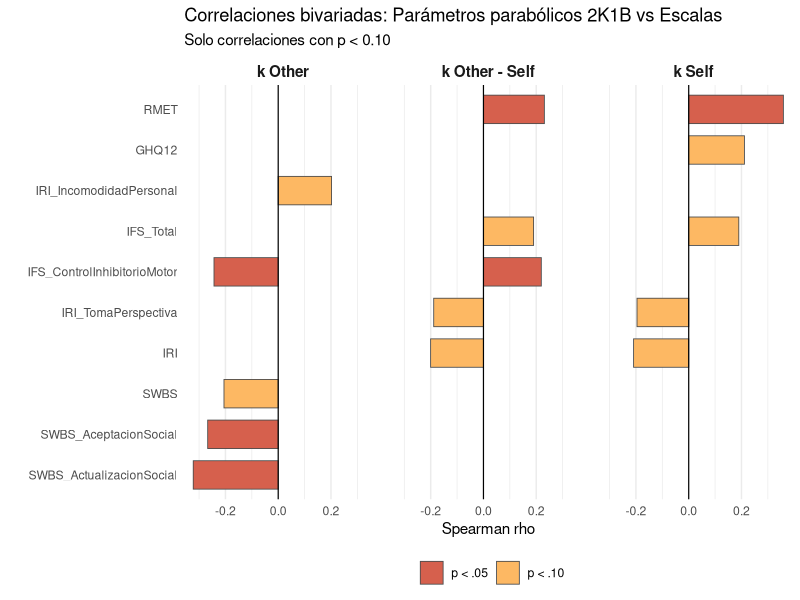
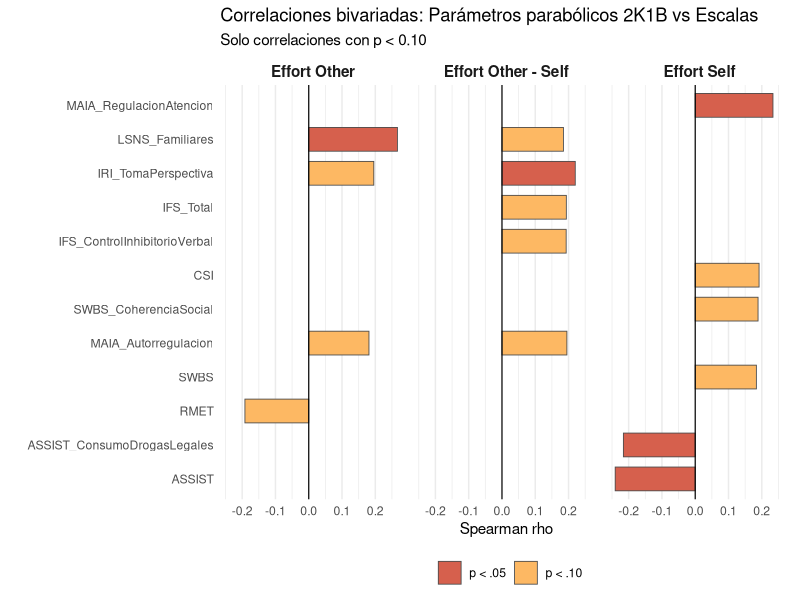
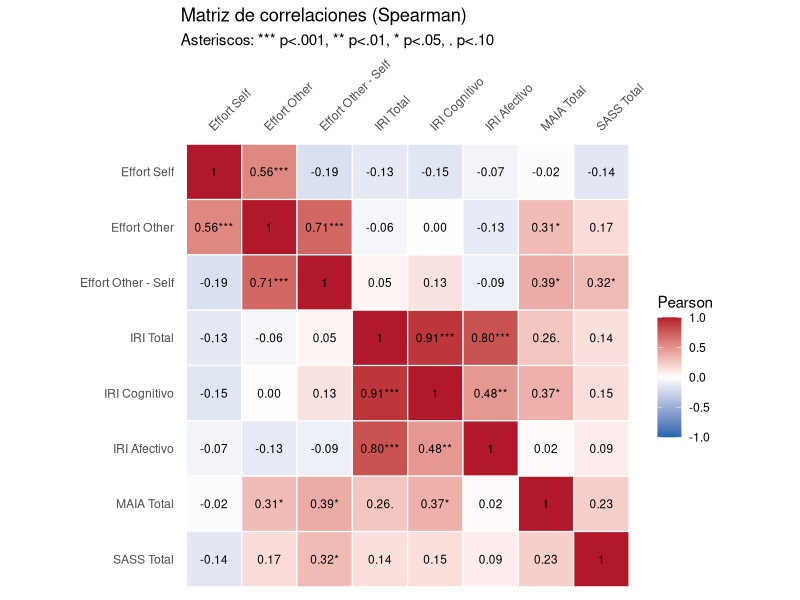

Generate these figures, in order, with R:


## Correlaciones entre parámetros del modelo parabólico 2K1B y escalas psicológicas/clínicas
# Diego Garrido Cerpa - Viña del Mar 2026


# Librerías

library(tidyverse)
library(Hmisc)

# Cargar datos
df <- read.csv("dataset_full.csv", stringsAsFactors = FALSE)

# Filtrar por grupo
# df = subset(df, grupo!="0")

# Variables dependientes (modelo parabólico) 
vd_names <- c("p_2k1b_k_self", "p_2k1b_k_other", "p_2k1b_diff_k")
vd_labels <- c(p_2k1b_k_self = "k Self", p_2k1b_k_other = "k Other", p_2k1b_diff_k = "k Other - Self")


# Escalas (totales y subdimensiones)
# Excluidas: 
# AIM_DIRt (categorica), 
# ASSIST_Total_DIRd (duplicado de ASSIST_DIRt)
# PSQQ y subdimensiones
# AIM y subdimensiones
escalas <- c(
  # Totales
  "CSI_DIRt", "GHQ12_DIRt", "IRI_DIRt", "LSNS_DIRt", "MAIA_DIRt",
  "PSQQ_DIRt", "PSS_DIRt", "RMET_DIRt", "SASS_DIRt", "SWBS_DIRt",
  "UCLA_DIRt", "WAST_DIRt", "ASSIST_DIRt",
  # DASS21
  "DASS21_depresion_DIRd", "DASS21_ansiedad_DIRd", "DASS21_estres_DIRd",
  # IFS (total + 8 subdimensiones)
  "IFS_Total_DIRd",
  "IFS_SeriesMotoras_DIRd", "IFS_InstruccionesConflictivas_DIRd",
  "IFS_ControlInhibitorioMotor_DIRd", "IFS_RepeticionDigitosAtras_DIRd",
  "IFS_MesesAtras_DIRd", "IFS_MemoriaTrabajoVisual_DIRd",
  "IFS_Refranes_DIRd", "IFS_ControlInhibitorioVerbal_DIRd",
  # IRI (4 subdimensiones)
  "IRI_TomaPerspectiva_DIRd", "IRI_Fantasia_DIRd",
  "IRI_PreocupacionEmpatica_DIRd", "IRI_IncomodidadPersonal_DIRd",
  # LSNS
  "LSNS_Familiares_DIRd", "LSNS_Amistados_DIRd",
  # MAIA (8 subdimensiones)
  "MAIA_Percibir_DIRd", "MAIA_AusenciaDistraccion_DIRd",
  "MAIA_AusenciaPreocupacion_DIRd", "MAIA_RegulacionAtencion_DIRd",
  "MAIA_ConcienciaEmocional_DIRd", "MAIA_Autorregulacion_DIRd",
  "MAIA_EscuchaCuerpo_DIRd", "MAIA_Confianza_DIRd",
  # SWBS (5 subdimensiones)
  "SWBS_IntegracionSocial_DIRd", "SWBS_AceptacionSocial_DIRd",
  "SWBS_ContribucionSocial_DIRd", "SWBS_ActualizacionSocial_DIRd",
  "SWBS_CoherenciaSocial_DIRd",
  # ASSIST (subdimensiones; el total ya esta como ASSIST_DIRt)
  "ASSIST_ConsumoDrogasLegales_DIRd", "ASSIST_ConsumoDrogasIlegales_DIRd"
)

# Preparar datos
df_analisis <- df %>%
  select(all_of(c(vd_names, escalas))) %>%
  mutate(across(everything(), as.numeric))

cat("N por columna:", nrow(df_analisis) - colSums(is.na(df_analisis)), "\n")


# Correlaciones de Spearman
corr <- rcorr(as.matrix(df_analisis), type = "spearman")

corr_df <- expand.grid(VD = vd_names, Escala = escalas, stringsAsFactors = FALSE) %>%
  rowwise() %>%
  mutate(
    rho = corr$r[VD, Escala],
    p_value = corr$P[VD, Escala],
    sig = case_when(
      p_value < 0.001 ~ "***",
      p_value < 0.01  ~ "**",
      p_value < 0.05  ~ "*",
      p_value < 0.10  ~ ".",
      TRUE ~ ""
    )
  ) %>%
  ungroup()


# Imprimir significativas p < 0.10
cat("\n--- Correlaciones significativas (p < 0.05) ---\n")
corr_df %>% filter(p_value < 0.05) %>% 
  arrange(VD, p_value) %>% 
  print(n = 50)

cat("\n--- Tendencias (p < 0.10) ---\n")
corr_df %>% filter(p_value >= 0.05, p_value < 0.10) %>% 
  arrange(VD, p_value) %>% 
  print(n = 50)


# Gráfico: Barplot de rho por VD (solo significativas y tendencias)
plot_df <- corr_df %>%
  filter(!is.na(p_value), p_value < 0.10) %>%
  mutate(
    Escala_label = gsub("_DIRt|_DIRd", "", Escala),
    VD_label = vd_labels[VD],
    sig_color = case_when(
      p_value < 0.05 ~ "p < .05",
      p_value < 0.10 ~ "p < .10"
    )
  )

if (nrow(plot_df) == 0) {
  cat("\n-> No hay correlaciones con p < 0.10; no se genera grafico.\n")
} else {
  p <- ggplot(plot_df, aes(x = reorder(Escala_label, rho),
                           y = rho, fill = sig_color)) +
    geom_col(width = 0.7, color = "gray30", linewidth = 0.3) +
    geom_hline(yintercept = 0, linewidth = 0.4) +
    coord_flip() +
    facet_wrap(~VD_label, ncol = 3) +
    scale_fill_manual(values = c("p < .05" = "#D6604D",
                                 "p < .10" = "#FDB863")) +
    labs(x = "", y = "Spearman rho", fill = "",
         title = "Correlaciones bivariadas: Parámetros parabólicos 2K1B vs Escalas",
         subtitle = "Solo correlaciones con p < 0.10") +
    theme_minimal(base_size = 11) +
    theme(
      strip.text = element_text(face = "bold", size = 11),
      legend.position = "bottom",
      panel.grid.major.y = element_blank()
    )

  ggsave("correlaciones_bivariadas_barplot.png", p, width = 14, height = 7, dpi = 150)
  cat("\n-> Guardado: correlaciones_bivariadas_barplot.png\n")
}






########################################################
## Correlaciones entre slopes de esfuerzo escalas psicológicas/clínicas


# Cargar datos
df_effort <- read.csv("dataset_full.csv", stringsAsFactors = FALSE)

# Filtrar por grupo
# df_effort = subset(df_effort, grupo!="1")

# Variables dependientes (slopes de effort)
vd_names <- c("effort_self", "effort_other", "diff_effort")
vd_labels <- c(effort_self = "Effort Self", effort_other = "Effort Other", diff_effort = "Effort Other - Self")


# Escalas (totales y subdimensiones)
# Excluidas: 
# AIM_DIRt (categorica), 
# ASSIST_Total_DIRd (duplicado de ASSIST_DIRt)
# PSQQ y subdimensiones
# AIM y subdimensiones
escalas <- c(
  # Totales
  "CSI_DIRt", "GHQ12_DIRt", "IRI_DIRt", "LSNS_DIRt", "MAIA_DIRt",
  "PSQQ_DIRt", "PSS_DIRt", "RMET_DIRt", "SASS_DIRt", "SWBS_DIRt",
  "UCLA_DIRt", "WAST_DIRt", "ASSIST_DIRt",
  # DASS21
  "DASS21_depresion_DIRd", "DASS21_ansiedad_DIRd", "DASS21_estres_DIRd",
  # IFS (total + 8 subdimensiones)
  "IFS_Total_DIRd",
  "IFS_SeriesMotoras_DIRd", "IFS_InstruccionesConflictivas_DIRd",
  "IFS_ControlInhibitorioMotor_DIRd", "IFS_RepeticionDigitosAtras_DIRd",
  "IFS_MesesAtras_DIRd", "IFS_MemoriaTrabajoVisual_DIRd",
  "IFS_Refranes_DIRd", "IFS_ControlInhibitorioVerbal_DIRd",
  # IRI (4 subdimensiones)
  "IRI_TomaPerspectiva_DIRd", "IRI_Fantasia_DIRd",
  "IRI_PreocupacionEmpatica_DIRd", "IRI_IncomodidadPersonal_DIRd",
  # LSNS
  "LSNS_Familiares_DIRd", "LSNS_Amistados_DIRd",
  # MAIA (8 subdimensiones)
  "MAIA_Percibir_DIRd", "MAIA_AusenciaDistraccion_DIRd",
  "MAIA_AusenciaPreocupacion_DIRd", "MAIA_RegulacionAtencion_DIRd",
  "MAIA_ConcienciaEmocional_DIRd", "MAIA_Autorregulacion_DIRd",
  "MAIA_EscuchaCuerpo_DIRd", "MAIA_Confianza_DIRd",
  # SWBS (5 subdimensiones)
  "SWBS_IntegracionSocial_DIRd", "SWBS_AceptacionSocial_DIRd",
  "SWBS_ContribucionSocial_DIRd", "SWBS_ActualizacionSocial_DIRd",
  "SWBS_CoherenciaSocial_DIRd",
  # ASSIST (subdimensiones; el total ya esta como ASSIST_DIRt)
  "ASSIST_ConsumoDrogasLegales_DIRd", "ASSIST_ConsumoDrogasIlegales_DIRd"
)

# Preparar datos
df_analisis <- df %>%
  select(all_of(c(vd_names, escalas))) %>%
  mutate(across(everything(), as.numeric))

cat("N por columna:", nrow(df_analisis) - colSums(is.na(df_analisis)), "\n")


# Correlaciones de Spearman
corr <- rcorr(as.matrix(df_analisis), type = "spearman")

corr_df <- expand.grid(VD = vd_names, Escala = escalas, stringsAsFactors = FALSE) %>%
  rowwise() %>%
  mutate(
    rho = corr$r[VD, Escala],
    p_value = corr$P[VD, Escala],
    sig = case_when(
      p_value < 0.001 ~ "***",
      p_value < 0.01  ~ "**",
      p_value < 0.05  ~ "*",
      p_value < 0.10  ~ ".",
      TRUE ~ ""
    )
  ) %>%
  ungroup()


# Imprimir significativas p < 0.10
cat("\n--- Correlaciones significativas (p < 0.05) ---\n")
corr_df %>% filter(p_value < 0.05) %>% 
  arrange(VD, p_value) %>% 
  print(n = 50)

cat("\n--- Tendencias (p < 0.10) ---\n")
corr_df %>% filter(p_value >= 0.05, p_value < 0.10) %>% 
  arrange(VD, p_value) %>% 
  print(n = 50)


# Gráfico: Barplot de rho por VD (solo significativas y tendencias)
plot_df <- corr_df %>%
  filter(!is.na(p_value), p_value < 0.10) %>%
  mutate(
    Escala_label = gsub("_DIRt|_DIRd", "", Escala),
    VD_label = vd_labels[VD],
    sig_color = case_when(
      p_value < 0.05 ~ "p < .05",
      p_value < 0.10 ~ "p < .10"
    )
  )

if (nrow(plot_df) == 0) {
  cat("\n-> No hay correlaciones con p < 0.10; no se genera grafico.\n")
} else {
  p <- ggplot(plot_df, aes(x = reorder(Escala_label, rho),
                           y = rho, fill = sig_color)) +
    geom_col(width = 0.7, color = "gray30", linewidth = 0.3) +
    geom_hline(yintercept = 0, linewidth = 0.4) +
    coord_flip() +
    facet_wrap(~VD_label, ncol = 3) +
    scale_fill_manual(values = c("p < .05" = "#D6604D",
                                 "p < .10" = "#FDB863")) +
    labs(x = "", y = "Spearman rho", fill = "",
         title = "Correlaciones bivariadas: Parámetros parabólicos 2K1B vs Escalas",
         subtitle = "Solo correlaciones con p < 0.10") +
    theme_minimal(base_size = 11) +
    theme(
      strip.text = element_text(face = "bold", size = 11),
      legend.position = "bottom",
      panel.grid.major.y = element_blank()
    )
  
  ggsave("correlaciones_bivariadas_barplot.png", p, width = 14, height = 7, dpi = 150)
  cat("\n-> Guardado: correlaciones_bivariadas_barplot.png\n")
}










######################################
## Heatmap


# Cargar datos
df_heat <- read.csv("dataset_full.csv", stringsAsFactors = FALSE)

# Filtrar por grupo (opcional)
df_heat = subset(df_heat, grupo != "0")

# Crear subdimensiones derivadas del IRI
df_heat <- df_heat %>%
  mutate(
    IRI_Cognitivo = IRI_Fantasia_DIRd + IRI_TomaPerspectiva_DIRd,
    IRI_Afectivo  = IRI_PreocupacionEmpatica_DIRd + IRI_IncomodidadPersonal_DIRd
  )

# Variables que entran en la matriz (slopes + escalas de interes).
# Editar libremente esta lista para incluir/excluir variables.
vars_heatmap <- c(
  # Slopes GLMM
  "effort_self", "effort_other", "diff_effort",
  # Escalas de interes
  "IRI_DIRt", "IRI_Cognitivo", "IRI_Afectivo",
  "MAIA_DIRt", "SASS_DIRt"
)

# Etiquetas legibles para los ejes
var_labels <- c(
  effort_self      = "Effort Self",
  effort_other     = "Effort Other",
  diff_effort      = "Effort Other - Self",
  IRI_DIRt         = "IRI Total",
  IRI_Cognitivo    = "IRI Cognitivo",
  IRI_Afectivo     = "IRI Afectivo",
  MAIA_DIRt        = "MAIA Total",
  SASS_DIRt        = "SASS Total"
)

# Preparar matriz numerica
mat_heat <- df_heat %>%
  select(all_of(vars_heatmap)) %>%
  mutate(across(everything(), as.numeric)) %>%
  as.matrix()

cat("N por variable:\n")
print(colSums(!is.na(mat_heat)))

# Correlaciones de Spearman (pareadas, descarta NAs por par)
corr_h <- rcorr(mat_heat, type = "pearson")

# Pasar matrices rho y p-values a formato largo
rho_long <- as.data.frame(corr_h$r) %>%
  tibble::rownames_to_column("Var1") %>%
  pivot_longer(-Var1, names_to = "Var2", values_to = "rho")

p_long <- as.data.frame(corr_h$P) %>%
  tibble::rownames_to_column("Var1") %>%
  pivot_longer(-Var1, names_to = "Var2", values_to = "p_value")

heat_df <- rho_long %>%
  left_join(p_long, by = c("Var1", "Var2")) %>%
  mutate(
    # rcorr deja NA en la diagonal para p; rho diagonal = 1
    p_value = ifelse(Var1 == Var2, NA_real_, p_value),
    sig = case_when(
      is.na(p_value)   ~ "",
      p_value < 0.001  ~ "***",
      p_value < 0.01   ~ "**",
      p_value < 0.05   ~ "*",
      p_value < 0.10   ~ ".",
      TRUE             ~ ""
    ),
    etiqueta = ifelse(Var1 == Var2,
                      "1",
                      paste0(sprintf("%.2f", rho), sig)),
    Var1_lab = factor(var_labels[Var1], levels = var_labels[vars_heatmap]),
    Var2_lab = factor(var_labels[Var2], levels = rev(var_labels[vars_heatmap]))
  )


# Heatmap
p_heat <- ggplot(heat_df, aes(x = Var1_lab, y = Var2_lab, fill = rho)) +
  geom_tile(color = "white", linewidth = 0.4) +
  geom_text(aes(label = etiqueta), size = 3) +
  scale_fill_gradient2(
    low = "#2166AC", mid = "white", high = "#B2182B",
    midpoint = 0, limits = c(-1, 1), name = "Pearson"
  ) +
  scale_x_discrete(position = "top") +
  coord_fixed() +
  labs(
    title = "Matriz de correlaciones (Spearman)",
    subtitle = "Asteriscos: *** p<.001, ** p<.01, * p<.05, . p<.10",
    x = NULL, y = NULL
  ) +
  theme_minimal(base_size = 11) +
  theme(
    axis.text.x = element_text(angle = 45, hjust = 0, vjust = 0),
    panel.grid = element_blank(),
    legend.position = "right"
  )

ggsave("correlaciones_heatmap_experimental.png", p_heat,
       width = 10, height = 9, dpi = 150)
cat("\n-> Guardado: correlaciones_heatmap.png\n")
